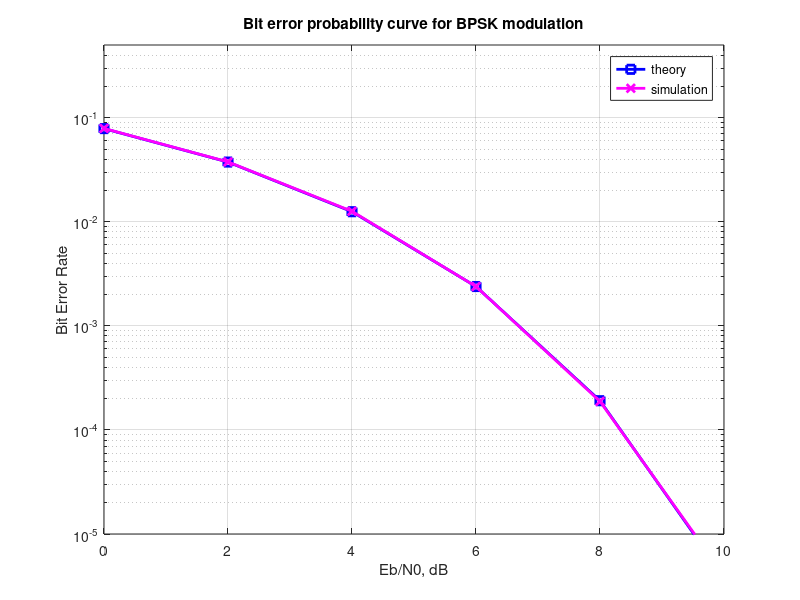

Reproduce this figure in MATLAB.
% BPSK Bit Error Rate Calculation
clc;

% Define the parameters
N = 10 ^ 6; % number of bits to transmit
Eb_N0_dB = 0:2:10; % Eb/N0 values in dB
ip = rand(1, N) > 0.5; % generating 0,1 with equal probability
s = 2 * ip - 1; % BPSK modulation
n = 1 / sqrt(2) * (randn(1, N) + 1i * randn(1, N)); % white gaussian noise, 0dB variance

for ii = 1:length(Eb_N0_dB)
    % Channel model - AWGN
    y = sqrt(10 ^ (Eb_N0_dB(ii) / 10)) * s + n;
    % Demodulation
    y_cap = real(y) > 0;
    % Counting the errors
    error(ii) = size(find(ip - y_cap), 2);
end

simulatedBER = error / N; % simulated BER
theoryBER = 0.5 * erfc(sqrt(10 .^ (Eb_N0_dB / 10))); % theoretical BER

% plot
close all
figure
semilogy(Eb_N0_dB, theoryBER, 'bs-', 'LineWidth', 2);
hold on
semilogy(Eb_N0_dB, simulatedBER, 'mx-', 'LineWidth', 2);
axis([0 10 10 ^ -5 0.5])
grid on
legend('theory', 'simulation');
xlabel('Eb/N0, dB')
ylabel('Bit Error Rate')
title('Bit error probability curve for BPSK modulation')
